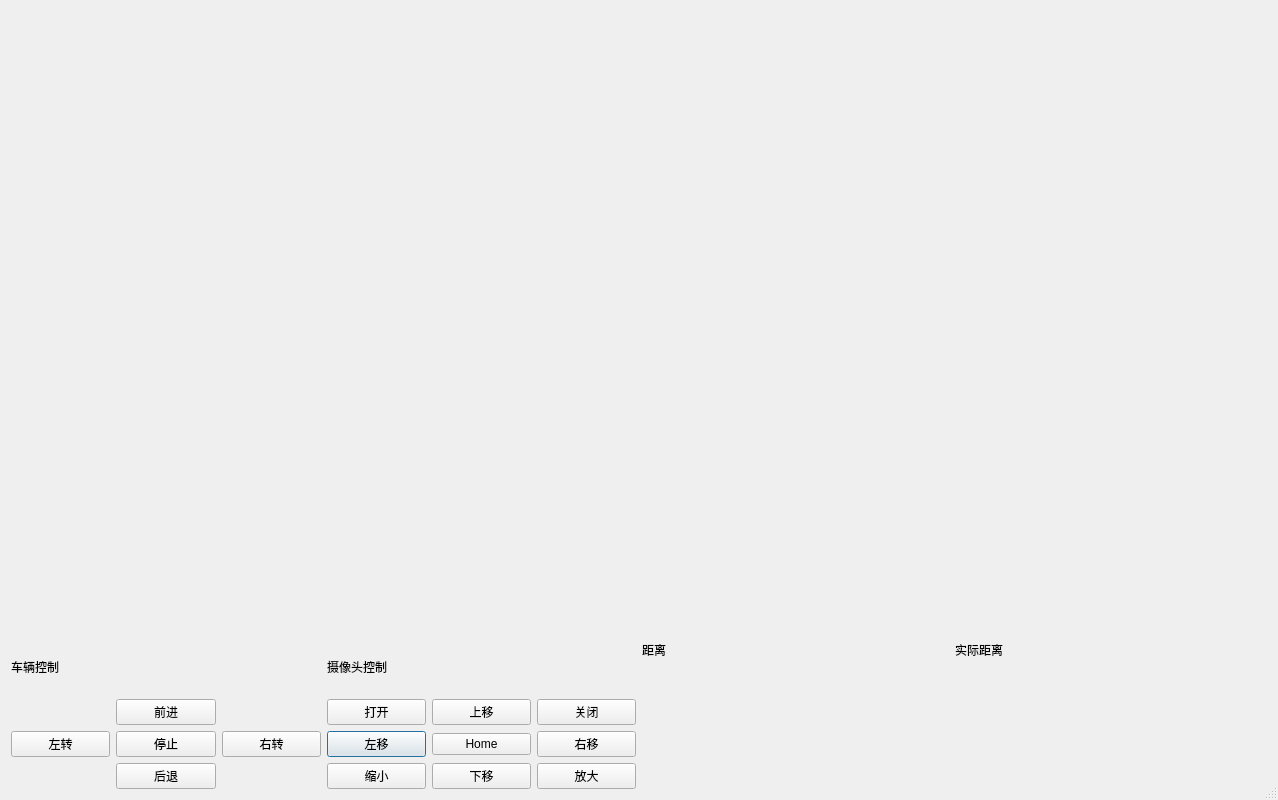
<?xml version="1.0" encoding="UTF-8"?>
<ui version="4.0">
 <class>RobotControlDialog</class>
 <widget class="QDialog" name="RobotControlDialog">
  <property name="enabled">
   <bool>true</bool>
  </property>
  <property name="geometry">
   <rect>
    <x>0</x>
    <y>0</y>
    <width>1278</width>
    <height>800</height>
   </rect>
  </property>
  <property name="sizePolicy">
   <sizepolicy hsizetype="Preferred" vsizetype="Minimum">
    <horstretch>0</horstretch>
    <verstretch>0</verstretch>
   </sizepolicy>
  </property>
  <property name="minimumSize">
   <size>
    <width>0</width>
    <height>800</height>
   </size>
  </property>
  <property name="windowOpacity">
   <double>1.000000000000000</double>
  </property>
  <property name="autoFillBackground">
   <bool>true</bool>
  </property>
  <property name="sizeGripEnabled">
   <bool>true</bool>
  </property>
  <layout class="QGridLayout" name="gridLayout">
   <item row="0" column="3">
    <layout class="QGridLayout" name="SonarLayout">
     <item row="1" column="1">
      <widget class="MyMapLabel" name="MapLabel">
       <property name="sizePolicy">
        <sizepolicy hsizetype="Minimum" vsizetype="Minimum">
         <horstretch>0</horstretch>
         <verstretch>0</verstretch>
        </sizepolicy>
       </property>
       <property name="minimumSize">
        <size>
         <width>400</width>
         <height>400</height>
        </size>
       </property>
       <property name="text">
        <string/>
       </property>
       <property name="alignment">
        <set>Qt::AlignBottom|Qt::AlignLeading|Qt::AlignLeft</set>
       </property>
      </widget>
     </item>
     <item row="0" column="1">
      <spacer name="verticalSpacer">
       <property name="orientation">
        <enum>Qt::Vertical</enum>
       </property>
       <property name="sizeHint" stdset="0">
        <size>
         <width>20</width>
         <height>40</height>
        </size>
       </property>
      </spacer>
     </item>
     <item row="2" column="1">
      <spacer name="verticalSpacer_2">
       <property name="orientation">
        <enum>Qt::Vertical</enum>
       </property>
       <property name="sizeHint" stdset="0">
        <size>
         <width>20</width>
         <height>40</height>
        </size>
       </property>
      </spacer>
     </item>
     <item row="1" column="0">
      <spacer name="horizontalSpacer">
       <property name="orientation">
        <enum>Qt::Horizontal</enum>
       </property>
       <property name="sizeHint" stdset="0">
        <size>
         <width>40</width>
         <height>20</height>
        </size>
       </property>
      </spacer>
     </item>
     <item row="1" column="2">
      <spacer name="horizontalSpacer_2">
       <property name="orientation">
        <enum>Qt::Horizontal</enum>
       </property>
       <property name="sizeHint" stdset="0">
        <size>
         <width>40</width>
         <height>20</height>
        </size>
       </property>
      </spacer>
     </item>
    </layout>
   </item>
   <item row="2" column="3">
    <layout class="QVBoxLayout" name="CompareLayout">
     <property name="spacing">
      <number>0</number>
     </property>
     <item>
      <layout class="QHBoxLayout" name="horizontalLayout_2">
       <property name="spacing">
        <number>0</number>
       </property>
       <item>
        <widget class="QLabel" name="DistanceLabel">
         <property name="sizePolicy">
          <sizepolicy hsizetype="Preferred" vsizetype="Preferred">
           <horstretch>0</horstretch>
           <verstretch>0</verstretch>
          </sizepolicy>
         </property>
         <property name="minimumSize">
          <size>
           <width>0</width>
           <height>0</height>
          </size>
         </property>
         <property name="text">
          <string>距离</string>
         </property>
        </widget>
       </item>
       <item>
        <widget class="QLabel" name="DistanceValueLabel">
         <property name="text">
          <string/>
         </property>
        </widget>
       </item>
       <item>
        <widget class="QLabel" name="RealDistanceLable">
         <property name="sizePolicy">
          <sizepolicy hsizetype="Minimum" vsizetype="Preferred">
           <horstretch>0</horstretch>
           <verstretch>0</verstretch>
          </sizepolicy>
         </property>
         <property name="minimumSize">
          <size>
           <width>0</width>
           <height>0</height>
          </size>
         </property>
         <property name="text">
          <string>实际距离</string>
         </property>
        </widget>
       </item>
       <item>
        <widget class="QLabel" name="RealDistanceValueLabel">
         <property name="text">
          <string/>
         </property>
        </widget>
       </item>
      </layout>
     </item>
     <item>
      <widget class="MyPlotLabel" name="PlotLabel">
       <property name="sizePolicy">
        <sizepolicy hsizetype="Minimum" vsizetype="Minimum">
         <horstretch>0</horstretch>
         <verstretch>0</verstretch>
        </sizepolicy>
       </property>
       <property name="minimumSize">
        <size>
         <width>400</width>
         <height>130</height>
        </size>
       </property>
       <property name="baseSize">
        <size>
         <width>400</width>
         <height>400</height>
        </size>
       </property>
       <property name="text">
        <string/>
       </property>
      </widget>
     </item>
    </layout>
   </item>
   <item row="0" column="0">
    <layout class="QGridLayout" name="figureLayout">
     <property name="sizeConstraint">
      <enum>QLayout::SetDefaultConstraint</enum>
     </property>
     <property name="leftMargin">
      <number>0</number>
     </property>
     <item row="3" column="1">
      <spacer name="verticalSpacerBottom">
       <property name="orientation">
        <enum>Qt::Vertical</enum>
       </property>
       <property name="sizeHint" stdset="0">
        <size>
         <width>20</width>
         <height>40</height>
        </size>
       </property>
      </spacer>
     </item>
     <item row="0" column="1">
      <spacer name="verticalSpacerTop">
       <property name="orientation">
        <enum>Qt::Vertical</enum>
       </property>
       <property name="sizeHint" stdset="0">
        <size>
         <width>20</width>
         <height>40</height>
        </size>
       </property>
      </spacer>
     </item>
     <item row="2" column="1">
      <widget class="MyLabel" name="figureLabel">
       <property name="sizePolicy">
        <sizepolicy hsizetype="Preferred" vsizetype="Preferred">
         <horstretch>0</horstretch>
         <verstretch>0</verstretch>
        </sizepolicy>
       </property>
       <property name="minimumSize">
        <size>
         <width>100</width>
         <height>100</height>
        </size>
       </property>
       <property name="baseSize">
        <size>
         <width>352</width>
         <height>240</height>
        </size>
       </property>
       <property name="mouseTracking">
        <bool>true</bool>
       </property>
       <property name="frameShape">
        <enum>QFrame::Box</enum>
       </property>
       <property name="lineWidth">
        <number>0</number>
       </property>
       <property name="text">
        <string/>
       </property>
       <property name="textFormat">
        <enum>Qt::AutoText</enum>
       </property>
       <property name="alignment">
        <set>Qt::AlignCenter</set>
       </property>
      </widget>
     </item>
     <item row="2" column="2">
      <spacer name="horizontalSpacerRight">
       <property name="orientation">
        <enum>Qt::Horizontal</enum>
       </property>
       <property name="sizeHint" stdset="0">
        <size>
         <width>40</width>
         <height>20</height>
        </size>
       </property>
      </spacer>
     </item>
     <item row="2" column="0">
      <spacer name="horizontalSpacerLeft">
       <property name="orientation">
        <enum>Qt::Horizontal</enum>
       </property>
       <property name="sizeHint" stdset="0">
        <size>
         <width>40</width>
         <height>20</height>
        </size>
       </property>
      </spacer>
     </item>
    </layout>
   </item>
   <item row="2" column="0">
    <layout class="QGridLayout" name="controlLayout">
     <item row="0" column="1">
      <widget class="QLabel" name="cameraControlLabel">
       <property name="text">
        <string>摄像头控制</string>
       </property>
      </widget>
     </item>
     <item row="1" column="1">
      <layout class="QGridLayout" name="cameraControlLayout">
       <item row="2" column="0">
        <widget class="QPushButton" name="cameraLeftBtn">
         <property name="text">
          <string>左移</string>
         </property>
        </widget>
       </item>
       <item row="3" column="0">
        <widget class="QPushButton" name="cameraInBtn">
         <property name="text">
          <string>缩小</string>
         </property>
        </widget>
       </item>
       <item row="2" column="1">
        <widget class="QPushButton" name="cameraHomeBtn">
         <property name="text">
          <string>Home</string>
         </property>
        </widget>
       </item>
       <item row="0" column="1">
        <widget class="QPushButton" name="cameraUpBtn">
         <property name="text">
          <string>上移</string>
         </property>
        </widget>
       </item>
       <item row="2" column="2">
        <widget class="QPushButton" name="cameraRightBtn">
         <property name="text">
          <string>右移</string>
         </property>
        </widget>
       </item>
       <item row="3" column="1">
        <widget class="QPushButton" name="cameraDownBtn">
         <property name="text">
          <string>下移</string>
         </property>
        </widget>
       </item>
       <item row="3" column="2">
        <widget class="QPushButton" name="cameraOutBtn">
         <property name="text">
          <string>放大</string>
         </property>
        </widget>
       </item>
       <item row="0" column="0">
        <widget class="QPushButton" name="cameraOpenBtn">
         <property name="text">
          <string>打开</string>
         </property>
        </widget>
       </item>
       <item row="0" column="2">
        <widget class="QPushButton" name="cameraStopBtn">
         <property name="text">
          <string>关闭</string>
         </property>
        </widget>
       </item>
      </layout>
     </item>
     <item row="0" column="0">
      <widget class="QLabel" name="robotControlLabel">
       <property name="text">
        <string>车辆控制</string>
       </property>
      </widget>
     </item>
     <item row="1" column="0">
      <layout class="QGridLayout" name="robotControlLayout">
       <item row="2" column="1">
        <widget class="QPushButton" name="robotBackBtn">
         <property name="text">
          <string>后退</string>
         </property>
        </widget>
       </item>
       <item row="0" column="1">
        <widget class="QPushButton" name="robotForwardBtn">
         <property name="text">
          <string>前进</string>
         </property>
        </widget>
       </item>
       <item row="1" column="1">
        <widget class="QPushButton" name="robotStopBtn">
         <property name="text">
          <string>停止</string>
         </property>
        </widget>
       </item>
       <item row="1" column="2">
        <widget class="QPushButton" name="robotRightBtn">
         <property name="text">
          <string>右转</string>
         </property>
        </widget>
       </item>
       <item row="1" column="0">
        <widget class="QPushButton" name="robotLeftBtn">
         <property name="text">
          <string>左转</string>
         </property>
        </widget>
       </item>
      </layout>
     </item>
    </layout>
   </item>
  </layout>
 </widget>
 <customwidgets>
  <customwidget>
   <class>MyLabel</class>
   <extends>QLabel</extends>
   <header>mylabel.h</header>
  </customwidget>
  <customwidget>
   <class>MyMapLabel</class>
   <extends>QLabel</extends>
   <header>mymaplabel.h</header>
  </customwidget>
  <customwidget>
   <class>MyPlotLabel</class>
   <extends>QLabel</extends>
   <header location="global">myplotlabel.h</header>
  </customwidget>
 </customwidgets>
 <tabstops>
  <tabstop>cameraOpenBtn</tabstop>
  <tabstop>cameraStopBtn</tabstop>
  <tabstop>cameraUpBtn</tabstop>
  <tabstop>cameraLeftBtn</tabstop>
  <tabstop>cameraDownBtn</tabstop>
  <tabstop>cameraRightBtn</tabstop>
  <tabstop>cameraHomeBtn</tabstop>
  <tabstop>cameraInBtn</tabstop>
  <tabstop>cameraOutBtn</tabstop>
  <tabstop>robotLeftBtn</tabstop>
  <tabstop>robotRightBtn</tabstop>
  <tabstop>robotForwardBtn</tabstop>
  <tabstop>robotBackBtn</tabstop>
  <tabstop>robotStopBtn</tabstop>
 </tabstops>
 <resources/>
 <connections/>
</ui>
